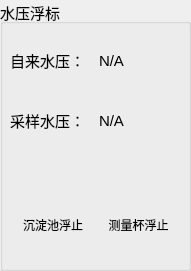
     <widget class="QGroupBox" name="groupBox_7">
      <property name="geometry">
       <rect>
        <x>10</x>
        <y>300</y>
        <width>191</width>
        <height>271</height>
       </rect>
      </property>
      <property name="font">
       <font>
        <pointsize>11</pointsize>
       </font>
      </property>
      <property name="title">
       <string>水压浮标</string>
      </property>
      <widget class="QWidget" name="layoutWidget">
       <property name="geometry">
        <rect>
         <x>10</x>
         <y>40</y>
         <width>171</width>
         <height>201</height>
        </rect>
       </property>
       <layout class="QVBoxLayout" name="verticalLayout_6" stretch="3,1,3,2,5">
        <item>
         <layout class="QHBoxLayout" name="horizontalLayout_26">
          <item>
           <widget class="QLabel" name="label_136">
            <property name="text">
             <string>自来水压：</string>
            </property>
           </widget>
          </item>
          <item>
           <widget class="QLabel" name="label_ZLSY">
            <property name="text">
             <string>N/A</string>
            </property>
           </widget>
          </item>
         </layout>
        </item>
        <item>
         <spacer name="verticalSpacer_5">
          <property name="orientation">
           <enum>Qt::Vertical</enum>
          </property>
          <property name="sizeHint" stdset="0">
           <size>
            <width>20</width>
            <height>10</height>
           </size>
          </property>
         </spacer>
        </item>
        <item>
         <layout class="QHBoxLayout" name="horizontalLayout_27">
          <item>
           <widget class="QLabel" name="label_137">
            <property name="text">
             <string>采样水压：</string>
            </property>
           </widget>
          </item>
          <item>
           <widget class="QLabel" name="label_CYSY">
            <property name="text">
             <string>N/A</string>
            </property>
           </widget>
          </item>
         </layout>
        </item>
        <item>
         <spacer name="verticalSpacer_6">
          <property name="orientation">
           <enum>Qt::Vertical</enum>
          </property>
          <property name="sizeHint" stdset="0">
           <size>
            <width>20</width>
            <height>40</height>
           </size>
          </property>
         </spacer>
        </item>
        <item>
         <layout class="QHBoxLayout" name="horizontalLayout_28">
          <property name="spacing">
           <number>0</number>
          </property>
          <item>
           <layout class="QVBoxLayout" name="verticalLayout_4">
            <property name="spacing">
             <number>0</number>
            </property>
            <item>
             <layout class="QHBoxLayout" name="horizontalLayout_30" stretch="5,5,5">
              <property name="spacing">
               <number>0</number>
              </property>
              <item>
               <spacer name="horizontalSpacer_38">
                <property name="orientation">
                 <enum>Qt::Horizontal</enum>
                </property>
                <property name="sizeHint" stdset="0">
                 <size>
                  <width>20</width>
                  <height>20</height>
                 </size>
                </property>
               </spacer>
              </item>
              <item>
               <widget class="QLabel" name="label_61">
                <property name="styleSheet">
                 <string notr="true">border-image: url(:/images/blackC.png);</string>
                </property>
                <property name="text">
                 <string/>
                </property>
               </widget>
              </item>
              <item>
               <spacer name="horizontalSpacer_37">
                <property name="orientation">
                 <enum>Qt::Horizontal</enum>
                </property>
                <property name="sizeHint" stdset="0">
                 <size>
                  <width>20</width>
                  <height>20</height>
                 </size>
                </property>
               </spacer>
              </item>
             </layout>
            </item>
            <item>
             <widget class="QLabel" name="label_138">
              <property name="font">
               <font>
                <pointsize>9</pointsize>
               </font>
              </property>
              <property name="text">
               <string>沉淀池浮止</string>
              </property>
              <property name="alignment">
               <set>Qt::AlignCenter</set>
              </property>
             </widget>
            </item>
           </layout>
          </item>
          <item>
           <layout class="QVBoxLayout" name="verticalLayout_5">
            <property name="spacing">
             <number>0</number>
            </property>
            <item>
             <layout class="QHBoxLayout" name="horizontalLayout_29" stretch="5,5,5">
              <property name="spacing">
               <number>0</number>
              </property>
              <item>
               <spacer name="horizontalSpacer_35">
                <property name="orientation">
                 <enum>Qt::Horizontal</enum>
                </property>
                <property name="sizeHint" stdset="0">
                 <size>
                  <width>20</width>
                  <height>20</height>
                 </size>
                </property>
               </spacer>
              </item>
              <item>
               <widget class="QLabel" name="label_62">
                <property name="styleSheet">
                 <string notr="true">border-image: url(:/images/blackC.png);</string>
                </property>
                <property name="text">
                 <string/>
                </property>
               </widget>
              </item>
              <item>
               <spacer name="horizontalSpacer_36">
                <property name="orientation">
                 <enum>Qt::Horizontal</enum>
                </property>
                <property name="sizeHint" stdset="0">
                 <size>
                  <width>20</width>
                  <height>20</height>
                 </size>
                </property>
               </spacer>
              </item>
             </layout>
            </item>
            <item>
             <widget class="QLabel" name="label_139">
              <property name="font">
               <font>
                <pointsize>9</pointsize>
               </font>
              </property>
              <property name="text">
               <string>测量杯浮止</string>
              </property>
              <property name="alignment">
               <set>Qt::AlignCenter</set>
              </property>
             </widget>
            </item>
           </layout>
          </item>
         </layout>
        </item>
       </layout>
      </widget>
     </widget>
